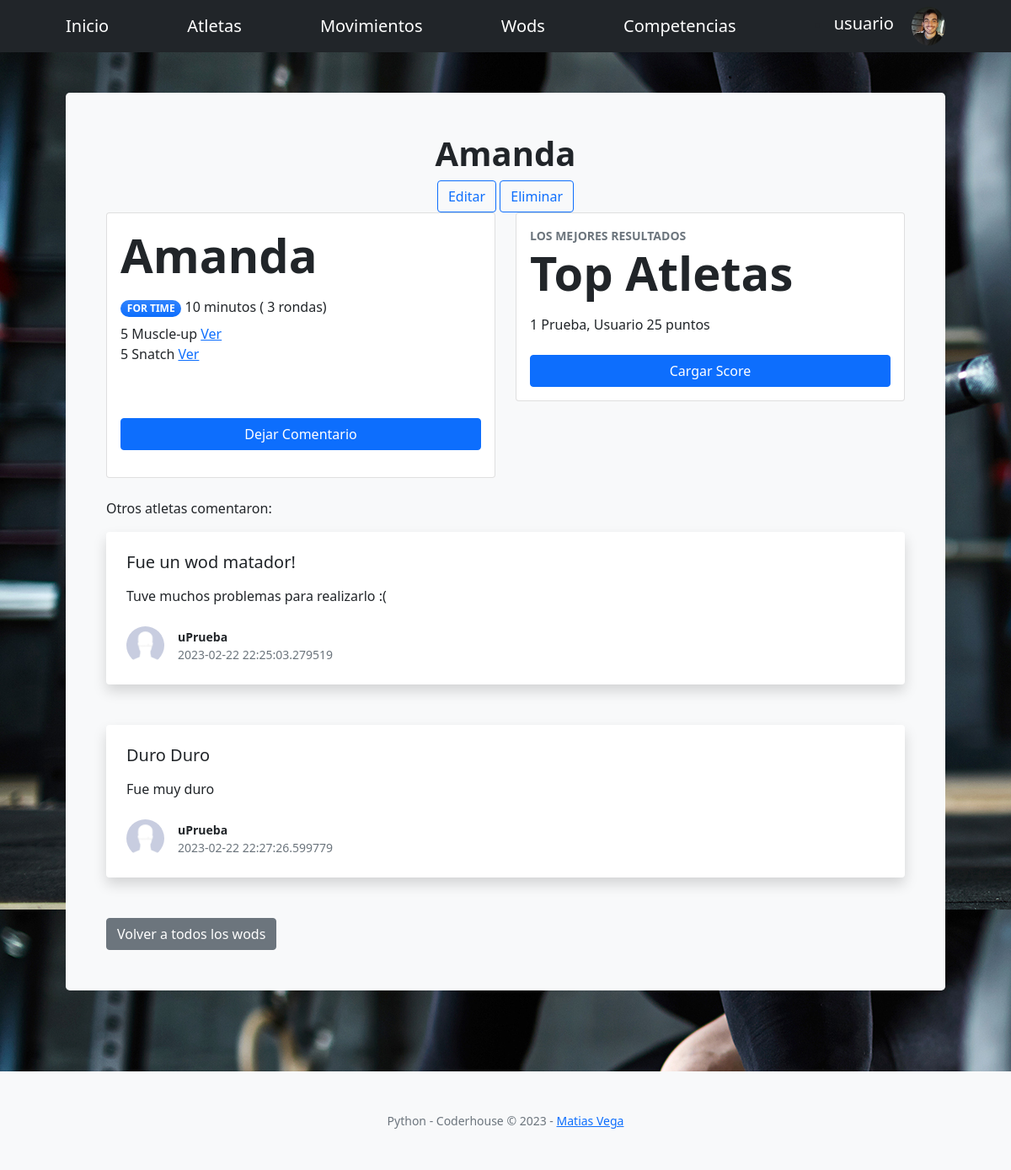
Screenshot of /AppCoder/verWod/Amanda (signed in) with the database file from the repository.
### AppCoder/models.py (models this page shows, shortened)
class AvatarImagen(models.Model):
    usuario = models.ForeignKey(User, on_delete = models.CASCADE)
    imagen = models.ImageField(upload_to="avatares", null=True, blank=True)

class Wod(models.Model):
    nombre = models.CharField(max_length=40)
    duracion = models.IntegerField()
    tipo = models.CharField(
        max_length=10,
        choices= TIPOS,
        default='TABATA',
    )
    rondas = models.CharField(
        max_length=10,
        choices= RONDAS,
        default='Sin Rondas',
    )
    cantidad1 = models.IntegerField(blank=True, default=0)
    movimiento1 = models.ForeignKey(Movimiento, related_name='movimientos1', on_delete=models.CASCADE, blank=True, default= None)
    cantidad2 = models.IntegerField(null=True, blank=True, default=0)
    movimiento2 = models.ForeignKey(Movimiento, related_name='movimientos2', on_delete=models.CASCADE, null=True, blank=True, default= None)
    cantidad3 = models.IntegerField(blank=True, null=True, default=0)
    movimiento3 = models.ForeignKey(Movimiento, related_name='movimientos3', on_delete=models.CASCADE, null=True, blank=True, default= None)
    cantidad4 = models.IntegerField(blank=True, null=True, default=0)
    movimiento4 = models.ForeignKey(Movimiento, related_name='movimientos4', on_delete=models.CASCADE, null=True, blank=True, default= None)
    cantidad5 = models.IntegerField(blank=True, null=True, default=0)
    movimiento5 = models.ForeignKey(Movimiento, related_name='movimientos5', on_delete=models.CASCADE, null=True, blank=True, default= None)

class Movimiento(models.Model):
    nombre= models.CharField(max_length=30)
    descripcion= models.CharField(max_length=1000)
    explicacion= models.CharField(max_length=200)
    imagen = models.ImageField(upload_to="movimientos", null=True, blank=True)
    dificultad = models.CharField(
        max_length=10,
        choices= VARIABLES,
        default='normal',
    )

class Atleta(models.Model):
    usuario = models.ForeignKey(User, on_delete = models.CASCADE, default=None)
    nombre= models.CharField(max_length=30)
    apellido= models.CharField(max_length=30)
    edad = models.IntegerField()
    email = models.EmailField()
    box = models.ForeignKey(Box, related_name='box', on_delete=models.CASCADE, blank=True, default= None)
    nacionalidad = models.CharField(
        max_length=10,
        choices= NACIONALIDAD,
        default='ARG',
    )
    def __str__(self):
        return self.apellido + ', ' + self.nombre

class Comentario(models.Model):
    usuario = models.ForeignKey(User, on_delete = models.CASCADE)
    wod = models.ForeignKey(Wod, on_delete = models.CASCADE)
    titulo = models.CharField(max_length=300)
    comentario = models.CharField(max_length=300)
    fecha = models.CharField(max_length=300)

### AppCoder/views.py (the view)
# urls.py: path("verWod/<wod_nombre>", verWod, name="Filtrar Wod"), # Ver un Wod
def verWod(request, wod_nombre):
    wod1 = Wod.objects.get(nombre = wod_nombre)
    comentarios = Comentario.objects.filter(wod = wod1)
    ranking = calcularScores(wod1)
    return render(request, "AppCoder/Wod/detalleWod.html", {"wod": wod1, "comentarios": comentarios, "listaScores": ranking})

### AppCoder/views.py (called while the page is built)
def calcularScores(wod1): # Recibe como parametro el wod
    if wod1: # Si recibe un wod filtro por él
        scores = Score.objects.filter(wod = wod1)
    else: # Si no recibo un wod, es porque se realizará para todos los scores en general
        scores = Score.objects.all()
    atletas_scores = {}
    for score in scores:
        atleta = score.atleta # Obtengo el atleta de mi listado de scores
        if atleta in atletas_scores: # Si ya existe en mi diccionario, lo sumo
            atletas_scores[atleta] += score.score
        else: # Si no existe, lo cargo en un registro nuevo
            atletas_scores[atleta] = score.score
    ranking = sorted(atletas_scores.items(), key=lambda x: x[1], reverse=True)
    return ranking

### AppCoder/templates/AppCoder/Wod/detalleWod.html (shortened to what this page needs)
{% extends "AppCoder/padre.html" %}
{% block titulo %}
{{ wod.nombre}}
{% endblock %}
{% block botonera %}
        <td>
            {% if request.user.is_staff %}
            <a class="btn btn-outline-primary btn-xl" href="{% url 'Editar Wod' wod.nombre %}"  > Editar  </a>
            <a  class="btn btn-outline-primary btn-xl" href="{% url 'Borrar Wod' wod.nombre %}"  > Eliminar </a>
            {% endif %}
        </td>
{% endblock %}
{% block formulario %}
<div class="row justify-content-center">
    <div class="col-lg-6 col-xl-6">
        <div class="card mb-5 mb-xl-0">
            <div class="card-body p-50">
                <div class="mb-3">
                    <span class="display-4 fw-bold">  {{wod.nombre}}  </span>
                </div>
                <div class="badge bg-primary bg-gradient rounded-pill mb-2"> {{wod.tipo.upper}}</div>
                {{ wod.duracion}} minutos
                {% if wod.rondas == "Sin Rondas" %}
                ( {{ wod.rondas}} )
                {% else %}
                ( {{ wod.rondas}} rondas)
                {% endif %}
                <br>
                <p> {{ wod.cantidad1}}
                    {{ wod.movimiento1.nombre}}
                    <a  href="{% url 'Filtrar Movimiento'  wod.movimiento1.nombre %}"  > Ver </a>
                    <br>
                    {% if wod.movimiento2 %}
                        {{ wod.cantidad2}}
                        {{ wod.movimiento2.nombre}}
                        <a  href="{% url 'Filtrar Movimiento'  wod.movimiento2.nombre %}"  > Ver </a>
                    {% endif %}
                <br>
                <br>
                <br>
                <div class="d-grid"><a class="btn btn-primary" href="{% url 'Dejar Comentario'  wod.nombre %}" > Dejar Comentario</a></div>
            </p>
            </div>
        </div>
    </div>
    <div class="col-lg-6 col-xl-6">
        <div class="card mb-5 mb-xl-0">
            <div class="card-body p-50">
                <div class="small text-uppercase fw-bold text-muted">Los mejores resultados</div>
                {% if listaScores%}
                <div class="mb-3">
                    <span class="display-4 fw-bold">Top Atletas</span>
                </div>
                {% for x,y in listaScores %}
                    {{ forloop.counter }} {{x}} {{y}} {{z}} puntos
                    <br>
                {% endfor %}
                {% else %}
                Aún no hay resultados cargados! A entrenar y cargar tus resultados!
                {% endif %}
                <br>
                <div class="d-grid"><a class="btn btn-primary"  href="{% url 'Score del Dia' wod.nombre %}" >Cargar Score</a></div>
            </div>
        </div>
    </div>
</div>
<br>
{% if comentarios %}
<p>Otros atletas comentaron: </p>
{% for x in comentarios %}
<div class="card h-100 shadow border-0">
    <div class="card-body p-4">
        <a class="text-decoration-none link-dark stretched-link" href="#!"><div class="h5 card-title mb-3">{{ x.titulo }}</div></a>
        <p class="card-text mb-0">{{ x.comentario }}</p>
    </div>
    <div class="card-footer p-4 pt-0 bg-transparent border-top-0">
        <div class="d-flex align-items-end justify-content-between">
            <div class="d-flex align-items-center">
                {% with  x.usuario.avatarimagen_set.last as first_image %}
                {% if first_image %}
                    <img class="rounded-circle me-3" width="45px" src="/media/{{ first_image.imagen }}" alt="..." />
                {% else %}
                    <img class="rounded-circle me-3" width="45px" src="/media/avatarSinAvatar.jpg" alt="..." />
                {% endif %}
                {% endwith %}
                <div class="small">
                    <div class="fw-bold">{{ x.usuario }}</div>
                    <div class="text-muted"> {{x.fecha}}</div>
                </div>
            </div>
        </div>
    </div>
</div>
    <br>
    <br>
{% endfor%}
{% endif %}
<div>
    <a class="btn btn-secondary"  href="{% url 'Ver Wods' %}">Volver a todos los wods</a>
</div>
{% endblock %}

### AppCoder/templates/AppCoder/padre.html (shortened to what this page needs)
<!DOCTYPE html>
<html lang="en">
    <head> {% load static %}
        <link href="https://cdn.jsdelivr.net/npm/bootstrap-icons@1.5.0/font/bootstrap-icons.css" rel="stylesheet" />
        <link href="https://cdnjs.cloudflare.com/ajax/libs/SimpleLightbox/2.1.0/simpleLightbox.min.css" rel="stylesheet" />
        <link href="{% static 'AppCoder/css/styles.css' %}" rel="stylesheet" />
    </head>
    <body id="page-top" style="background-image: url('/media/fondo/bg-masthead.jpg')">
        <nav class="navbar navbar-expand-lg navbar-dark bg-dark">
            <div class="container px-4 px-lg-5">
                <a class="navbar-brand" href="{% url 'Ver Scores' %}">Inicio</a>
                <a class="navbar-brand" href="{% url 'Ver Atletas' %}">Atletas</a>
                <a class="navbar-brand" href="{% url 'Ver Movimientos' %}">Movimientos</a>
                <a class="navbar-brand" href="{% url 'Ver Wods' %}">Wods</a>
                <a class="navbar-brand" href="{% url 'Ver Competencias' %}">Competencias</a>
                {% if request.user.is_authenticated %}
                <li class="nav-item dropdown">
                            {% with  request.user.avatarimagen_set.last as first_image %}
                            <a class="navbar-brand">  {{ request.user }}  </a>
                            {% if first_image %}
                                <img class="rounded-circle" width ="40px" href="#" role="button" data-bs-toggle="dropdown" aria-expanded="false" id="navbarDropdownPortfolio" src="{{first_image.imagen.url}}" href="{% url 'Cambiar Avatar' %}" alt="Datos de mi cuenta">
                            {% else %}
                                <img class="rounded-circle" width ="40px" href="#" role="button" data-bs-toggle="dropdown" aria-expanded="false" id="navbarDropdownPortfolio" src="/media/avatarSinAvatar.jpg" href="{% url 'Cambiar Avatar' %}" alt="Datos de mi cuenta">
                            {% endif %}
                                {% endwith %}
                        </li>
            </div>
                {% else %}
                <a class="btn btn-outline-primary btn-xl" href="{% url 'Log In' %}">Iniciar Sesión</a>
                <a class="btn btn-primary btn-xl" href="{% url 'Sign Up' %}">Registrarse</a>
                {% endif %}
        </nav>
        <section class="py-5" >
            <div class="container px-5" >
                <div class="bg-light rounded-3 py-5 px-4 px-md-5 mb-5">
                    <div class="text-center">
                        <h1 class="fw-bolder">
                            {% block titulo %}
                            {%endblock%}
                        </h1>
                            {% block botonera %}
                            {%endblock%}
                </div>
                    <div>
                        {% block formulario %}
                        {%endblock%}
                    </div>
                </div>
        </section>
        <footer class="bg-light py-5">
            <div class="container px-4 px-lg-5"><div class="small text-center text-muted">Python - Coderhouse &copy; 2023 - <a href="{% url 'About' %}">Matias Vega</a></div></div>
        </footer>
    </body>
</html>

### rows the page displays
AvatarImagen: imagen (picture)
Wod: nombre "Amanda", tipo "FOR TIME", duracion "10", rondas "3", cantidad1 "5", movimiento1.nombre "Muscle-up", cantidad2 "5", movimiento2.nombre "Snatch"
Atleta: apellido+nombre "Prueba, Usuario", y "25"
Comentario: titulo "Fue un wod matador!", comentario "Tuve muchos problemas para realizarlo :(", usuario "uPrueba", fecha "2023-02-22 22:25:03.279519"
Comentario: titulo "Duro Duro", comentario "Fue muy duro", usuario "uPrueba", fecha "2023-02-22 22:27:26.599779"

### other values shown
{{ request.user }} "usuario"
